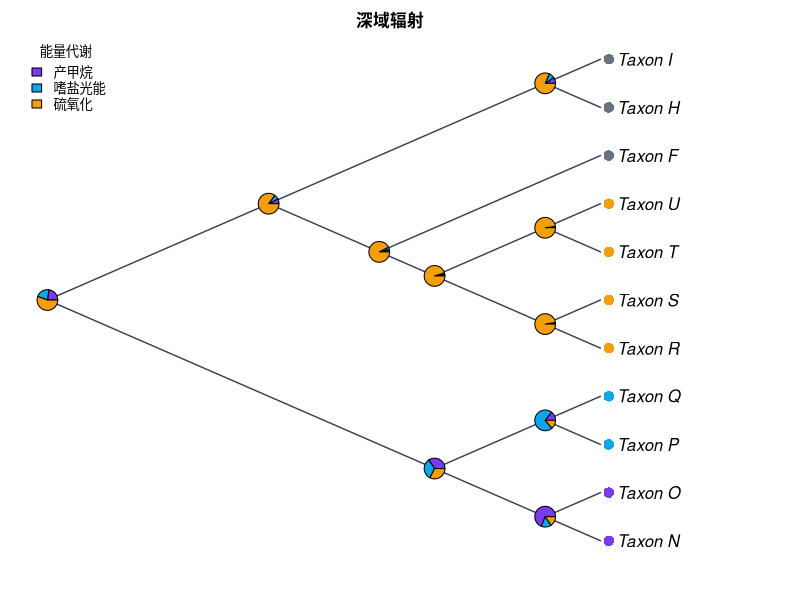

Source code (R):
#!/usr/bin/env Rscript
# CladeForge reproducible-analysis script
# Project : 深域辐射
# Format  : CladeForge project v0.2.0
# Software: CladeForge 0.3.0 (this header is the provenance stamp a
#           reproducibility checklist asks for: software version, generation
#           time and the analysis parameters are printed beside the numbers)
# Generated: (timestamp omitted in fixture)
#
# PARAMETER SUMMARY (what the app used):
#   * parsimony: tie-break = parent-state first, then tip frequency, then
#     declaration order; the reported single path is ONE of possibly many
#     equally parsimonious reconstructions.
#   * Mk: each character's rate is the application's own fit (maximum-likelihood fit (1-D profile over the pruning likelihood)),
#     baked in at generation time; the script replays that number instead of
#     re-fitting, so its posteriors match what the app reported. Characters the
#     app could not fit fall back to 1 / mean(branch length) with a printed
#     note. Display threshold applied post hoc; the posterior is marginal
#     (per-node), NOT joint.
#   * The R implementation below computes the likelihood in ORDINARY space
#     while the app runs in log-space: values agree to floating-point noise on
#     modest trees but can drift on very large or very unbalanced ones.
#   * Node ancestral states asserted by the user in CladeForge are IGNORED by
#     the parsimony baseline (independent reference by design); the R script
#     reproduces that baseline, not the user's hypotheses.
#
# What this script reproduces, and what it does not:
#   REPRODUCED (same algorithms as the application):
#     * Sankoff parsimony with the project's step matrix (advisory baseline);
#     * equal-rates Mk ancestral-state reconstruction (pruning + up-pass), i.e.
#       the posterior probabilities the app reports.
#   APPROXIMATED:
#     * a PDF figure drawn from the same data — character-coloured tips,
#       posterior pies, legend — in the project's cladogram layout
#       (equal branch spacing, like the CladeForge cladogram (branch lengths ignored)). It is NOT a pixel copy of the on-screen figure: manual
#       node positions, collapsed clades, custom reticulation edges, era bands
#       and the interactive ladderising order are GUI state that ape does not
#       consume. The topology, tip labels, states and posteriors are identical;
#       the geometry is a same-data rendering.
#   Branch lengths: present, used as given.
# Run with: Rscript this_file.R   (install.packages("ape") if needed)

library(ape)

# The tree is assembled from vectors rather than parsed from Newick, so every
# label survives byte-exact even where ape's own reader would mangle it.
tree <- structure(
  list(
    edge = matrix(c(12, 13, 12, 14, 13, 15, 13, 16, 14, 17, 14, 18, 15, 1, 15, 2, 16, 3, 16, 4, 17, 19, 17, 5, 18, 6, 18, 7, 19, 20, 19, 21, 20, 8, 20, 9, 21, 10, 21, 11), ncol = 2, byrow = TRUE),
    edge.length = c(500, 600, 700, 800, 150, 350, 2800, 2800, 2700, 2700, 50, 150, 50, 150, 600, 700, 2600, 2600, 2500, 2500),
    Nnode = 10L,
    tip.label = c("Taxon_N", "Taxon_O", "Taxon_P", "Taxon_Q", "Taxon_F", "Taxon_H", "Taxon_I", "Taxon_R", "Taxon_S", "Taxon_T", "Taxon_U"),
    node.label = c("Taxon_A", "Taxon_B", "Taxon_C", "Taxon_J", "Taxon_K", "Taxon_D", "Taxon_G", "Taxon_E", "Taxon_L", "Taxon_M")
  ),
  class = "phylo"
)

# Branch lengths, with an explicit unit-length fallback: a cladogram-only project
# serialises no lengths at all, and 1 / mean(NULL) would poison every
# transition probability below.
bl <- tree$edge.length
if (is.null(bl) || !any(is.finite(bl) & bl > 0)) {
  bl <- rep(1, nrow(tree$edge))
  cat("NOTE: the tree carries no usable branch lengths; Mk probabilities and the\n")
  cat("      figure use unit (equal) branch lengths, i.e. topology-only inference.\n\n")
}

# Equal-rates Mk rate: one expected substitution per mean branch, so the
# transition probabilities are invariant to the tree's absolute scale. Every
# length above is already resolved the way the application resolves it (a
# recorded 0 is a real zero; unset / negative / non-finite became 1), so the mean
# runs over ALL of them — filtering here would drop zero-length and unmeasured
# edges from the average and make this script reconstruct at a different rate
# than the application reports. Deriving it from the fallback-protected bl
# above is what keeps the rate finite for a cladogram-only project.
#
# This fallback rate is used ONLY for a character the application itself could
# not fit (NULL rate below); characters with a baked rate replay the
# application's ML value, so the script's posteriors match the app's instead
# of drifting with the branch-length mean.
rate <- 1 / mean(bl)


characters <- list(
  list(
    name = "能量代谢",
    type = "discrete",
    states = c("产甲烷", "嗜盐光能", "硫氧化"),
    colors = c("#7c3aed", "#0ea5e9", "#f59e0b"),
    cost = NULL,
    rate = 0.00006778334067067193,
    tips = c("Taxon_N" = "产甲烷", "Taxon_O" = "产甲烷", "Taxon_P" = "嗜盐光能", "Taxon_Q" = "嗜盐光能", "Taxon_R" = "硫氧化", "Taxon_S" = "硫氧化", "Taxon_T" = "硫氧化", "Taxon_U" = "硫氧化")
  ),
  list(
    name = "温度适应性",
    type = "discrete",
    states = c("超嗜热", "嗜热", "中温"),
    colors = c("#dc2626", "#f97316", "#22c55e"),
    cost = NULL,
    rate = 0.00006856783131526523,
    tips = c("Taxon_N" = "中温", "Taxon_O" = "中温", "Taxon_P" = "中温", "Taxon_Q" = "中温", "Taxon_R" = "超嗜热", "Taxon_S" = "超嗜热", "Taxon_T" = "嗜热", "Taxon_U" = "嗜热")
  )
)

# --- helpers ----------------------------------------------------------------

## Equal-rates (ER) Mk transition matrix P(t): the same closed form used by
## CladeForge's inference assistant. The rate is scaled by the mean branch
## length so probabilities are invariant to the tree's absolute scale.
p_er <- function(t, k, rate) {
  e <- exp(-k * rate * t)
  P <- matrix(1 / k, k, k) - (1 / k) * e
  diag(P) <- 1 / k + ((k - 1) / k) * e
  P
}

## Sankoff parsimony down/up pass. 'cost' is k x k; tips absent from tip_states
## are treated as missing data.
sankoff <- function(tree, tip_states, states, cost) {
  ntip <- length(tree$tip.label)
  k <- length(states)
  sidx <- setNames(seq_len(k), states)
  x <- sidx[tip_states[tree$tip.label]]
  parent <- tree$edge[, 1]
  child <- tree$edge[, 2]
  kids <- split(child, parent)
  root <- setdiff(unique(parent), unique(child))
  g <- matrix(0, nrow = ntip + tree$Nnode, ncol = k)
  rownames(g) <- as.character(seq_len(ntip + tree$Nnode))
  ## Down-pass: internal node indices decrease from root, so descending order
  ## visits children before parents.
  for (v in sort(as.integer(names(kids)), decreasing = TRUE)) {
    for (i in seq_len(k)) {
      total <- 0
      for (ch in kids[[as.character(v)]]) {
        if (ch <= ntip) {
          xi <- x[[ch]]
          if (is.na(xi)) next
          total <- total + min(cost[i, ] + ifelse(seq_len(k) == xi, 0, Inf))
        } else {
          total <- total + min(cost[i, ] + g[as.character(ch), ])
        }
      }
      g[as.character(v), i] <- total
    }
  }
  ## Up-pass: assign each node a state minimising cost given its parent.
  node_state <- integer(ntip + tree$Nnode)
  walk <- function(v, parent_state) {
    base <- if (parent_state == 0L) rep(0, k) else cost[parent_state, ]
    scores <- base + g[as.character(v), ]
    best <- which.min(scores)
    node_state[v] <<- best
    for (ch in kids[[as.character(v)]]) {
      if (ch > ntip) walk(ch, best)
    }
  }
  walk(root, 0L)
  list(cost = min(g[as.character(root), ]),
       states = node_state, k = k)
}

## Equal-rates Mk marginal ancestral reconstruction: Felsenstein pruning
## (down-pass) + parent/sibling up-pass, normal space. Uses the script-level
## 'bl' (which already falls back to unit lengths when the tree has none) and the
## 'rate' is passed per character: the application's own ML fit for that
## character when it has one, else the 1 / mean usable branch length fallback.
## For very large or very unbalanced trees prefer log-space implementations
## (phangorn::ace, phytools).
mk_asr <- function(tree, tip_states, states, rate) {
  ntip <- length(tree$tip.label)
  k <- length(states)
  sidx <- setNames(seq_len(k), states)
  x <- sidx[tip_states[tree$tip.label]]
  parent <- tree$edge[, 1]
  child <- tree$edge[, 2]
  kids <- split(seq_along(child), parent)  # edge-row indices per parent
  root <- setdiff(unique(parent), unique(child))
  L <- matrix(1, nrow = ntip + tree$Nnode, ncol = k)
  rownames(L) <- as.character(seq_len(ntip + tree$Nnode))
  for (v in sort(as.integer(names(kids)), decreasing = TRUE)) {
    rows <- kids[[as.character(v)]]
    vec <- rep(1, k)
    for (r in rows) {
      ch <- child[r]
      m <- if (ch <= ntip) {
        xi <- x[[ch]]
        if (is.na(xi)) rep(1, k) else as.numeric(seq_len(k) == xi)
      } else L[as.character(ch), ]
      vec <- vec * (p_er(bl[r], k, rate) %*% m)
    }
    s <- sum(vec)
    L[as.character(v), ] <- if (s > 0) vec / s else rep(1 / k, k)
  }
  G <- matrix(1 / k, nrow = ntip + tree$Nnode, ncol = k)
  rownames(G) <- rownames(L)
  for (v in sort(as.integer(names(kids)))) {
    rows <- kids[[as.character(v)]]
    for (r in rows) {
      ch <- child[r]
      if (ch <= ntip) next
      sib_msg <- rep(1, k)
      for (r2 in rows) {
        ch2 <- child[r2]
        if (ch2 == ch) next
        m2 <- if (ch2 <= ntip) {
          xi <- x[[ch2]]
          if (is.na(xi)) rep(1, k) else as.numeric(seq_len(k) == xi)
        } else L[as.character(ch2), ]
        sib_msg <- sib_msg * (p_er(bl[r2], k, rate) %*% m2)
      }
      G[as.character(ch), ] <- p_er(bl[r], k, rate) %*% (G[as.character(v), ] * sib_msg)
      G[as.character(ch), ] <- G[as.character(ch), ] / sum(G[as.character(ch), ])
    }
  }
  post <- L * G
  post <- post / rowSums(post)
  list(posterior = post)
}

# --- analysis ---------------------------------------------------------------

cat("CladeForge reproducible analysis\n")
cat("Tree:", Ntip(tree), "tips,", tree$Nnode, "internal nodes\n\n")

internal_nodes <- (length(tree$tip.label) + 1):(length(tree$tip.label) + tree$Nnode)

for (ch in characters) {
  cat("== Character:", ch$name, "==\n")
  if (ch$type != "discrete" || length(ch$states) < 2) {
    cat("   continuous or single-state: exported as data only\n\n")
    next
  }
  scored <- ch$tips[names(ch$tips) %in% tree$tip.label]
  cost <- ch$cost
  if (is.null(cost)) {
    k <- length(ch$states)
    cost <- matrix(1, k, k); diag(cost) <- 0
  }
  sp <- sankoff(tree, scored, ch$states, cost)
  cat(sprintf("   Sankoff minimum cost: %g (step-matrix units)\n", sp$cost))
  ch_rate <- if (is.null(ch$rate)) {
    cat(sprintf("   NOTE: the application could not fit a rate for this character; using 1 / mean(branch length) = %g\n", rate))
    rate
  } else ch$rate
  asr <- mk_asr(tree, scored, ch$states, ch_rate)
  cat("   Mk posterior at each internal node (states:",
      paste(ch$states, collapse = " / "), ")\n")
  print(round(asr$posterior[as.character(internal_nodes), , drop = FALSE], 3))
  cat("\n")
}

# --- figure -----------------------------------------------------------------
# A same-data rendering of the GUI figure: character-coloured tips (first
# discrete character) + posterior pies at internal nodes + auto legend, in the
# layout the project is displayed as. Manual positions / collapsed clades /
# custom edges / era bands are GUI-only and are not reproduced here.

discrete <- Filter(function(ch) ch$type == "discrete" && length(ch$states) >= 2, characters)

# cairo_pdf renders unicode labels reliably; use pdf() if cairo is unavailable.
cairo_pdf("cladeforge_reconstruction.pdf", width = 9, height = 7)
par(mar = c(2, 1, 2, 2), xpd = NA)
cat("Figure layout: type = cladogram, use.edge.length = FALSE",
    "(equal branch spacing, like the CladeForge cladogram (branch lengths ignored))\n")
plot(tree, type = "cladogram", use.edge.length = FALSE,
     show.tip.label = TRUE,
     label.offset = 0.3,
     edge.color = "#374151", edge.width = 1.4)
title(main = "深域辐射", cex.main = 1.0)

if (length(discrete) > 0) {
  main <- discrete[[1]]
  scored <- main$tips[names(main$tips) %in% tree$tip.label]
  k <- length(main$states)
  cost <- main$cost
  if (is.null(cost)) { cost <- matrix(1, k, k); diag(cost) <- 0 }

  tip_col <- rep("#6b7280", Ntip(tree))
  names(tip_col) <- tree$tip.label
  for (lab in names(scored)) tip_col[[lab]] <- main$colors[[match(scored[[lab]], main$states)]]
  tiplabels(pch = 16, col = tip_col, cex = 1.4, offset = 0.15)

  asr <- mk_asr(tree, scored, main$states, if (is.null(main$rate)) rate else main$rate)
  nodelabels(node = internal_nodes, pie = asr$posterior[as.character(internal_nodes), , drop = FALSE],
             piecol = main$colors, cex = 0.7)
  legend("topleft", legend = main$states, fill = main$colors,
         title = main$name, bty = "n", cex = 0.8)
}

dev.off()

cat("Wrote cladeforge_reconstruction.pdf\n")
